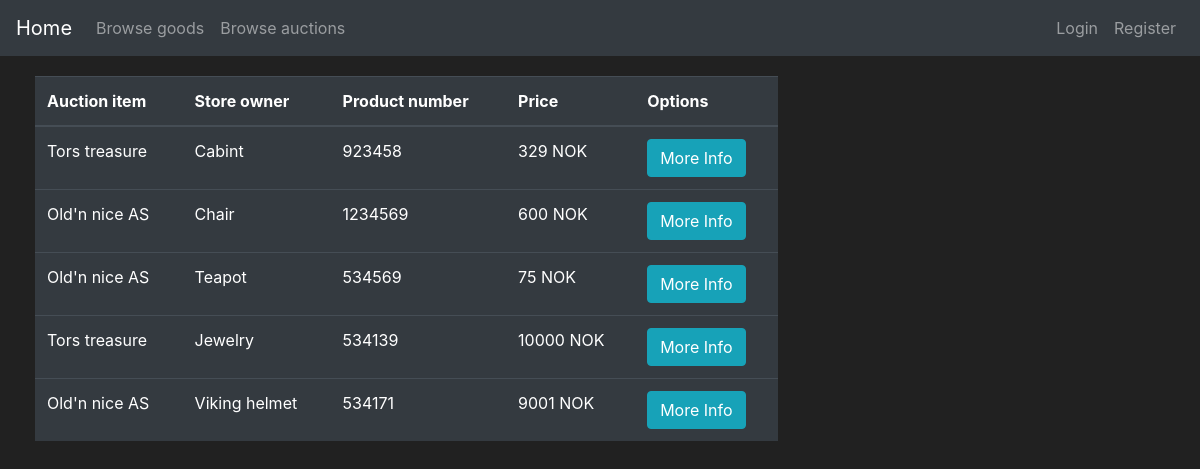
/auction, run on an earlier commit of the app's database.
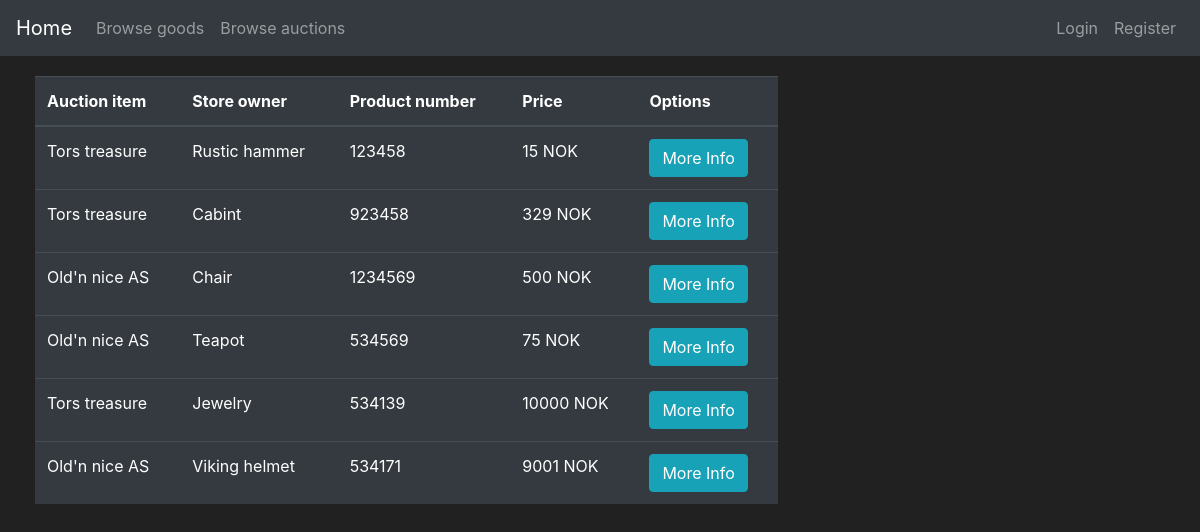
And on a later commit of the database.
### app_flask/models.py (models this page shows, shortened)
class Goods(db.Model):
    id = db.Column(db.Integer, primary_key=True)
    name = db.Column(db.String(30), nullable=False)
    description = db.Column(db.String(70), unique=False, nullable=False)
    price = db.Column(db.Integer, unique=False, nullable=False)
    product_number = db.Column(db.String(length=6), nullable=False, unique=True)
    goods_type = db.Column(db.Boolean(), nullable=False, default=False)
    date_created = db.Column(db.DateTime(), default=datetime.utcnow)
    user_owner = db.Column(db.Integer(), db.ForeignKey('user.id'))
    store_owner = db.Column(db.Integer(), db.ForeignKey('store.id'))

class Store(db.Model):
    id = db.Column(db.Integer(), primary_key=True)
    store_name = db.Column(db.String(length=30), nullable=False, unique=True)
    street_address = db.Column(db.String(length=40), nullable=False)
    street_number = db.Column(db.Integer(), nullable=False)
    postal_code = db.Column(db.Integer(), nullable=False)
    province = db.Column(db.String(length=50), nullable=False)
    store_email = db.Column(db.String(length=50), nullable=False, unique=True)
    store_phone = db.Column(db.Integer(), nullable=False)
    date_created = db.Column(db.DateTime(), default=datetime.utcnow)
    user_owner = db.Column(db.Integer(), db.ForeignKey('user.id'))
    goods = db.relationship('Goods', backref='owned_store', lazy=True)

### app_flask/main/routes.py (the view, shortened to what this page needs)
@bp.route("/auction", methods=["POST", "GET"])
def auction_page():
    auction_form = AuctionGoodsForm(request.form, csrf_enabled=False)
    accept_form = AcceptAuctionForm(request.form, csrf_enabled=False)
    if request.method == "GET":
        items = db.session.query(Goods, Store).filter(and_(Store.id == Goods.store_owner, Goods.goods_type == 1)).all()
        try:
            current_user_id = current_user.id
            bidding_items = show_current_highest_bidding_offer_in_store(current_user_id)
            print(isinstance(bidding_items, Bidding))
        except AttributeError:
            bidding_items = []
        return render_template("auction.html", items=items, auction_form=auction_form, bidding_items=bidding_items,
                               accept_form=accept_form)

### app_flask/templates/auction.html (shortened to what this page needs)
{% extends 'base.html' %}
{% block content %}
<div class="row" style="margin:20px; margin-left:20px">
    <div class="col-8">
        <table class="table table-hover table-dark">
            <thead>
                <tr>
                    <th scope="col">Auction item</th>
                    <th scope="col">Store owner</th>
                    <th scope="col">Product number</th>
                    <th scope="col">Price</th>
                    <th scope="col">Options</th>
                </tr>
            </thead>
            <tbody>
                {% for item, store in items %}
                <tr>
                    <td>{{store.store_name}}</td>
                    <td>{{item.name}}</td>
                    <td>{{item.product_number}}</td>
                    <td>{{item.price}} NOK</td>
                    {% if store.user_owner==current_user.id %}
                    <td><button class="btn btn-outline btn-info" data-toggle="modal" data-target="#Modal-MoreInfo-{{ item.id }}">More Info</button></td>
                    {% elif current_user.is_authenticated %}
                    <td><button class="btn btn-outline btn-info" data-toggle="modal" data-target="#Modal-MoreInfo-{{ item.id }}">More Info</button></td>
                    <td><button class="btn btn-outline btn-primary" data-toggle="modal" data-target="#Modal-AuctionConfirm-{{ item.id }}">Bid on auction</button></td>
                    {% else %}
                    <td><button class="btn btn-outline btn-info" data-toggle="modal" data-target="#Modal-MoreInfo-{{ item.id }}">More Info</button></td>
                    {% endif %}
                </tr>
                {% endfor %}
            </tbody>
        </table>
    </div>
</div>
{% endblock %}

What changed in the data, as far as the page shows it:
now on this page (row edited): Goods: store_name "Tors treasure", name "Rustic hammer", product_number "123458", price "15"
changed Goods "Chair": price "600" → "500"
